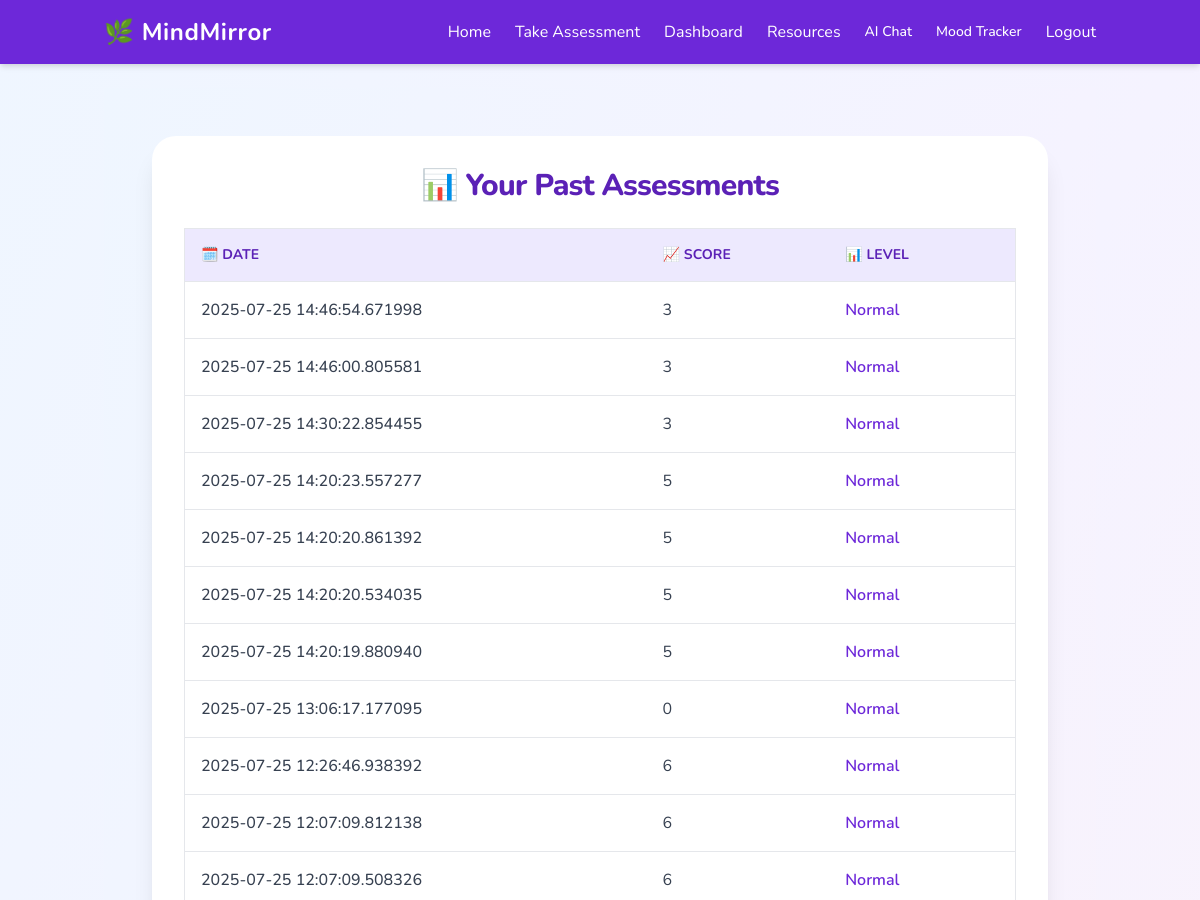
The page /dashboard (signed in, upper part) on the database as committed earlier.
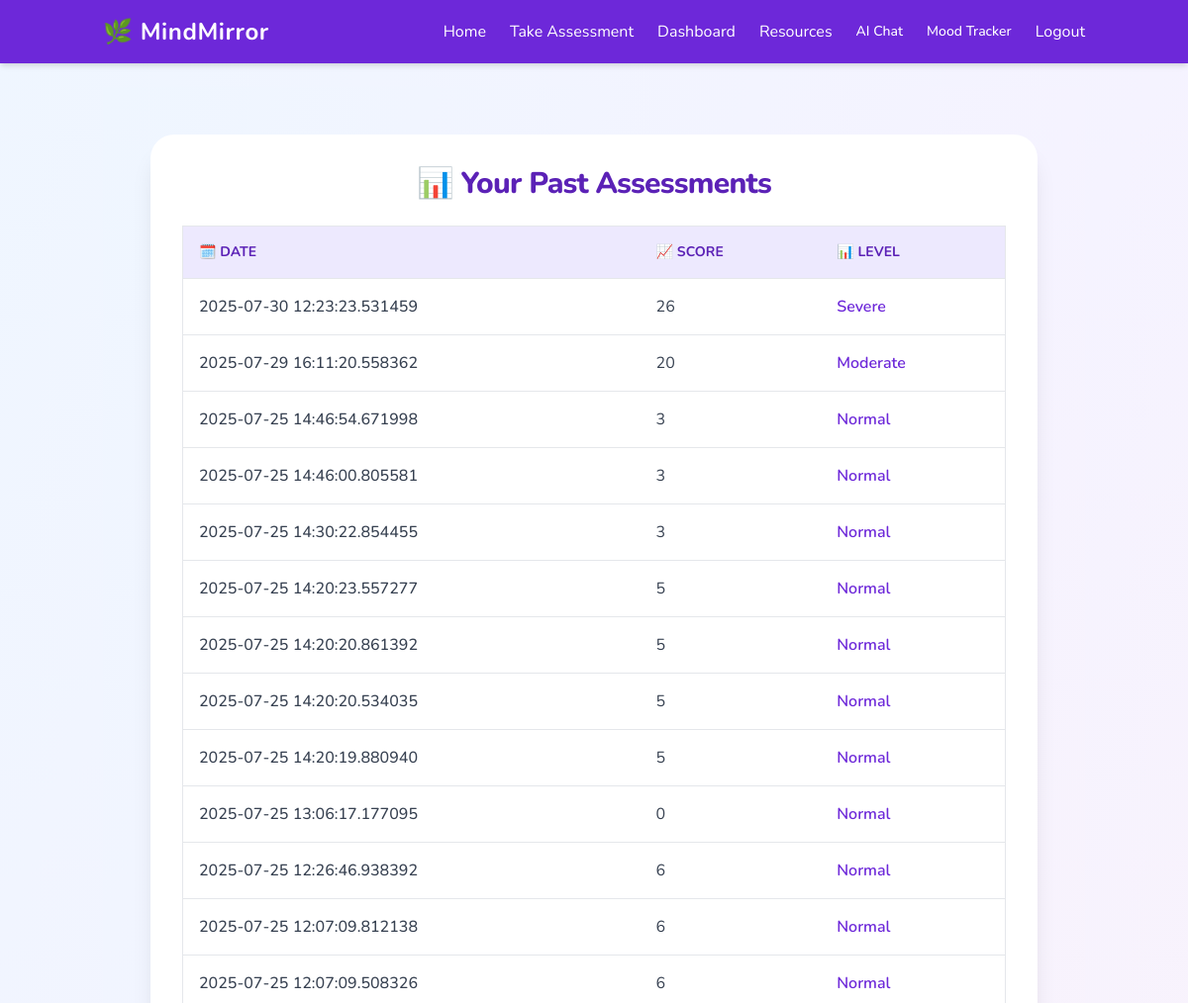
The same page on the database as committed later.
### tables this page shows
CREATE TABLE assessments (
                id INTEGER PRIMARY KEY AUTOINCREMENT,
                user_id INTEGER,
                answers TEXT,
                score INTEGER,
                level TEXT,
                created_at TIMESTAMP
            );

### app.py (the view)
@app.route('/dashboard')
def dashboard():
    if 'user_id' not in session:
        return redirect(url_for('login'))
    with sqlite3.connect('mindmirror.db') as conn:
        c = conn.cursor()
        c.execute("SELECT id, score, level, created_at FROM assessments WHERE user_id = ? ORDER BY created_at DESC", (session['user_id'],))
        assessments = c.fetchall()
    return render_template('dashboard.html', assessments=assessments)

### templates/dashboard.html (shortened to what this page needs)
{% extends "base.html" %}
{% block content %}
<div class="min-h-screen bg-gradient-to-br from-blue-50 via-purple-50 to-pink-50 py-12 px-4">
  <div class="max-w-4xl mx-auto bg-white rounded-3xl shadow-xl p-8">
    <h1 class="text-3xl font-extrabold text-center text-purple-800 mb-6 tracking-tight">
      📊 Your Past Assessments
    </h1>
    {% if assessments %}
    <div class="overflow-x-auto">
      <table class="w-full text-left border border-gray-200 rounded-xl shadow-sm">
        <thead class="bg-purple-100 text-purple-800 text-sm uppercase">
          <tr>
            <th class="p-4">🗓️ Date</th>
            <th class="p-4">📈 Score</th>
            <th class="p-4">📊 Level</th>
          </tr>
        </thead>
        <tbody class="bg-white text-gray-700">
          {% for assess in assessments %}
          <tr class="border-t border-gray-200 hover:bg-purple-50 transition">
            <td class="p-4 font-medium">{{ assess[3] }}</td>
            <td class="p-4">{{ assess[1] }}</td>
            <td class="p-4 font-semibold text-purple-700">{{ assess[2] }}</td>
          </tr>
          {% endfor %}
        </tbody>
      </table>
    </div>
    {% endif %}
  </div>
</div>
{% endblock %}

Rows that differ between the two databases and show on the page:
added assessments: created_at "2025-07-30 12:23:23.531459", score "26", level "Severe"
added assessments: created_at "2025-07-29 16:11:20.558362", score "20", level "Moderate"
